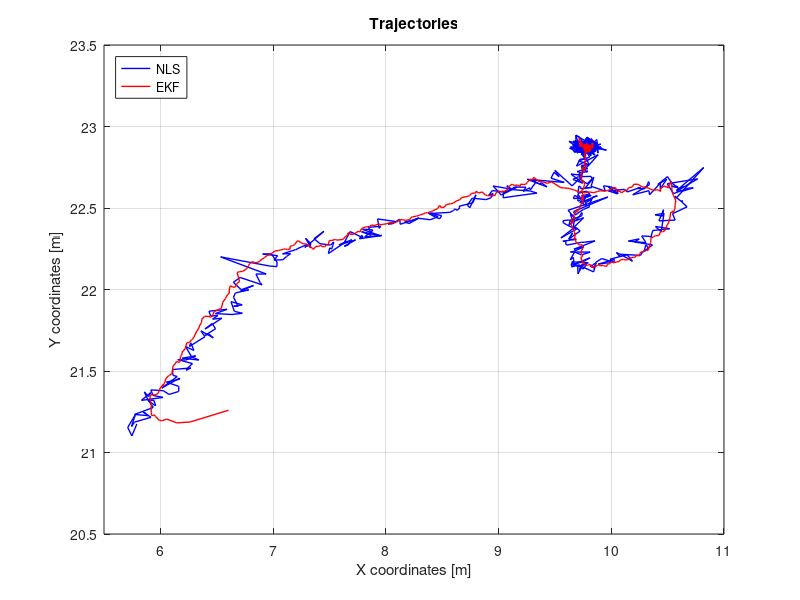

Here is the MATLAB script that generated this plot:
clear all
clc
close all

% We load all the final datasets
denoise = false;

if denoise == true
    nls1 = load('dataset/nls_denoise/nls1.mat');
    nls2 = load('dataset/nls_denoise/nls2.mat');
    nls3 = load('dataset/nls_denoise/nls3.mat');
    nls4 = load('dataset/nls_denoise/nls4.mat');

    ekf1 = load('dataset/ekf_denoise/ekf1.mat');
    ekf2 = load('dataset/ekf_denoise/ekf2.mat');
    ekf3 = load('dataset/ekf_denoise/ekf3.mat');
    ekf4 = load('dataset/ekf_denoise/ekf4.mat');
end
if denoise == false
    nls1 = load('dataset/nls/nls1.mat');
    nls2 = load('dataset/nls/nls2.mat');
    nls3 = load('dataset/nls/nls3.mat');
    nls4 = load('dataset/nls/nls4.mat');

    ekf1 = load('dataset/ekf/ekf1.mat');
    ekf2 = load('dataset/ekf/ekf2.mat');
    ekf3 = load('dataset/ekf/ekf3.mat');
    ekf4 = load('dataset/ekf/ekf4.mat');
end

% We plot the overall position of the AGV
n_timesteps = max([size(nls1.nls_meas, 1), size(nls2.nls_meas, 1), size(nls3.nls_meas, 1), size(nls4.nls_meas, 1)]);
faulty_tag_timesteps = size(nls1.nls_meas, 1);
coeff = n_timesteps/faulty_tag_timesteps;

for i = 1:n_timesteps-2
    X_nls(i, :) = mean([nls1.nls_meas(round(i/coeff)+1,1), nls2.nls_meas(i,1), nls3.nls_meas(i,1), nls4.nls_meas(i,1)]);
    Y_nls(i, :) = mean([nls1.nls_meas(round(i/coeff)+1,2), nls2.nls_meas(i,2), nls3.nls_meas(i,2), nls4.nls_meas(i,2)]);
    X_ekf(i, :) = mean([ekf1.ekf_meas(round(i/coeff)+1,1), ekf2.ekf_meas(i,1), ekf3.ekf_meas(i,1), ekf4.ekf_meas(i,1)]);
    Y_ekf(i, :) = mean([ekf1.ekf_meas(round(i/coeff)+1,2), ekf2.ekf_meas(i,2), ekf3.ekf_meas(i,2), ekf4.ekf_meas(i,2)]);
end

figure1 = figure('Renderer', 'painters', 'Position', [50 50 800 600]);
plot(X_nls, Y_nls, 'b', 'LineWidth', 1)
hold on
plot(X_ekf, Y_ekf, 'r', 'LineWidth', 1)
legend('NLS', 'EKF', 'Location', 'northwest');
xlabel('X coordinates [m]')
ylabel('Y coordinates [m]')
title('Trajectories')
grid on
xlim([5.5 11]);
ylim([20.5 23.5]);

if denoise == true
    saveas(figure1 ,strcat('graph/denoise_comparison_plot.png'));
end
if denoise == false
    saveas(figure1 ,strcat('graph/comparison_plot.png'));
end